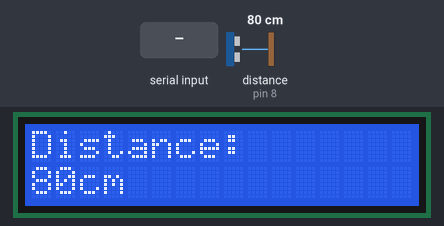
Recording of a sketch running on a simulated Arduino Uno, built with avr-gcc and run on an emulated ATmega328P. Shown: 16×2 character LCD. The inputs (shaded band) are chosen by the test bench; at power-on: distance to the obstacle (sensor on pin 8) 80 cm. The echo pulse lasts 58.3 µs per cm; what the sketch prints to the serial monitor is not drawn.

Above: at 2.2 s.
2.3 s: "1" received over Serial
At 4.9 s:
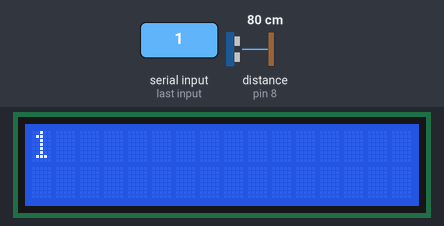
6.4 s: distance to the obstacle (sensor on pin 8) set to 2 cm
At 9.2 s:
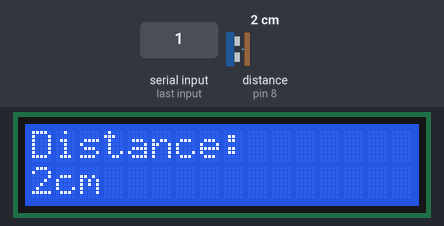
9.7 s: "0" received over Serial
At 12.0 s:
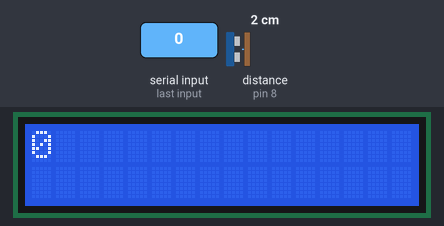
13.7 s: distance to the obstacle (sensor on pin 8) set to 4 cm
At 16.6 s:
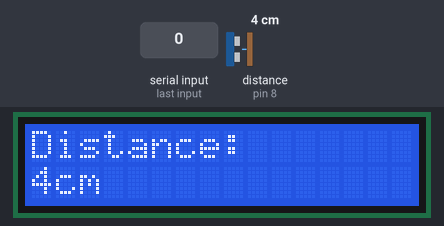
16.9 s: distance to the obstacle (sensor on pin 8) set to 9 cm
At 19.8 s:
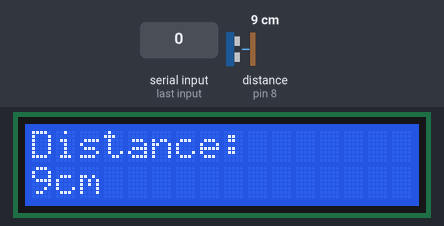
Timing chart, 0 to 21.0 s (numbered marks = the images above; inputs shaded):
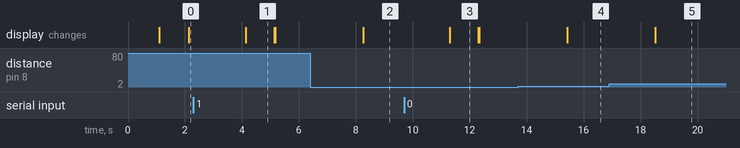

The sketch:

Lab_5_LCD_Display.ino
```cpp
#include <LiquidCrystal.h>
#include "SR04.h"

  const int   TRIG_PIN = 8,
/*const int*/ ECHO_PIN = 9,
/*const int*/ RS_PIN = 12,
/*const int*/ ENABLE_PIN = 11,
/*const int*/ D7_PIN = 2,
/*const int*/ D6_PIN = 3,
/*const int*/ D5_PIN = 4,
/*const int*/ D4_PIN = 5,
/*const int*/ LCD_COLUMN = 16,
/*const int*/ LCD_ROW = 2,
/*const int*/ SERIAL_SPEED = 9600,
/*const int*/ DELAY_TIMER = 1000;

int before = 0;

SR04 sr04 = SR04(ECHO_PIN,TRIG_PIN);
LiquidCrystal lcd(RS_PIN, ENABLE_PIN, D4_PIN, D5_PIN, D6_PIN, D7_PIN);

void setup() {
   Serial.begin(SERIAL_SPEED);

   lcd.begin(LCD_COLUMN, LCD_ROW);

   delay(DELAY_TIMER);
}

void loop() {
   int after = sr04.Distance();

   do {
    lcd.clear();
    lcd.print("Distance:");
    lcd.setCursor(0, 1);
    lcd.print(before);
    lcd.print("cm");

    Serial.print(before);
    Serial.println("cm");

    before = after;
   } while(before != after);

   delay(DELAY_TIMER);
}

void serialEvent() {
  if(Serial.available()) {
    String word = Serial.readString();
    // set the cursor to column 0, line 0:
    lcd.clear();
    // print out the value at LCD Display:
  	lcd.print(word);
  	// print out the value at Serial Monitor:
    Serial.print("UNO received: '");
  	Serial.print(word);
    Serial.println("'");
  }

  delay(DELAY_TIMER);
  lcd.clear();
}
```

Measured:
- after the input at 2.3 s, the display: changes after 1.8 s (image 1)
- after the input at 6.4 s, the display: changes after 1.9 s (image 2)
- after the input at 9.7 s, the display: changes after 1.6 s (image 3)
- after the input at 13.7 s, the display: changes after 1.7 s (image 4)
- after the input at 16.9 s, the display: changes after 1.6 s (image 5)
- what the display in image 1 shows lasts 1.0 s, from 4.1 s to 5.1 s
